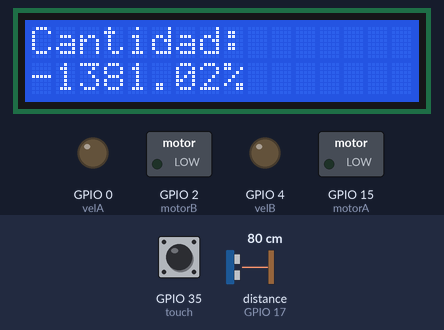
Bench run of a program on a simulated ESP32. On the bench: 16×2 character LCD, switched loads named in the program (green lamp = pin HIGH), output pins drawn as LEDs (lit = HIGH). Wiring (inferred from the names in the program): ultrasonic range finder: trigger GPIO 16; echo GPIO 17. The test bench sets the inputs (shaded band); at power-on: distance to the obstacle (sensor on GPIO 17) 80 cm, GPIO 35 (touch) LOW. The echo pulse lasts 58.3 µs per cm; pins used as bus, display or sensor lines are not drawn; what the program prints to the serial monitor is not drawn.

Above: at 3.7 s.
4.8 s: distance to the obstacle (sensor on GPIO 17) set to 11 cm
6.5 s: distance to the obstacle (sensor on GPIO 17) set to 8 cm
At 7.8 s:
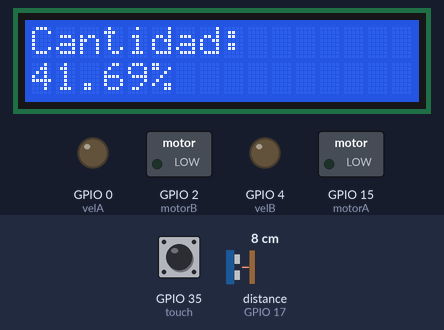
9.5 s: distance to the obstacle (sensor on GPIO 17) set to 2 cm
At 10.9 s:
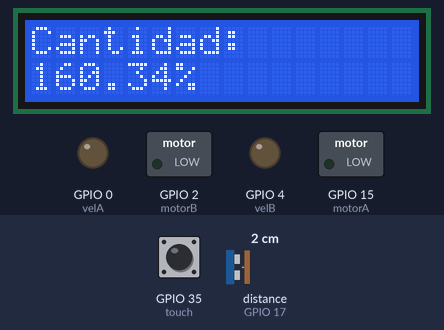
12.5 s: GPIO 35 (touch) pulled HIGH for 1 s
At 13.7 s:
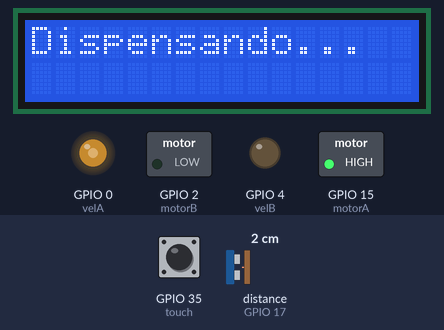
16.5 s: distance to the obstacle (sensor on GPIO 17) set to 18 cm
At 22.4 s:
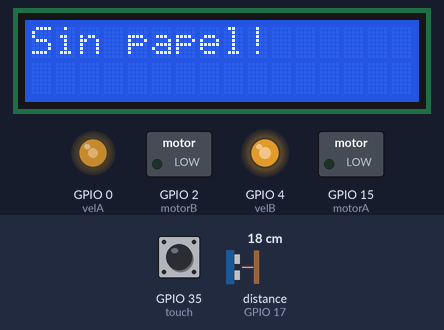
Timing chart, 0 to 23.5 s (numbered marks = the images above; inputs shaded):
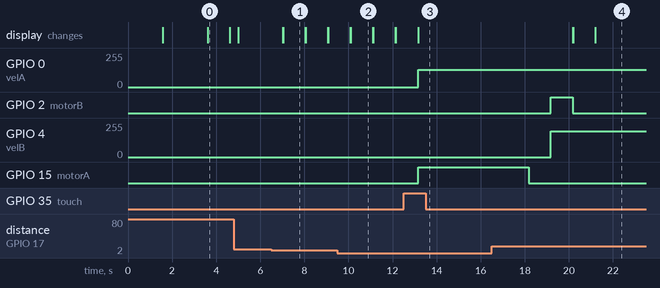

The program:

main.cpp
```cpp
#include <Arduino.h>
#include <Wire.h>
#include <LiquidCrystal_I2C.h>
#include <CTBot.h>
#include <token.h>

#define touch GPIO_NUM_35
#define motorA GPIO_NUM_15
#define motorB GPIO_NUM_2
#define velA GPIO_NUM_0
#define velB GPIO_NUM_4
#define trigger GPIO_NUM_16
#define echo GPIO_NUM_17

#define COLUMS 16
#define ROWS   2

#define PAGE   ((COLUMS) * (ROWS))

LiquidCrystal_I2C lcd(PCF8574_ADDR_A21_A11_A01, 4, 5, 6, 16, 11, 12, 13, 14, POSITIVE);

int velocidad;
float longitud = 10;
float papel;
float tiempo = 0;
float t;
float d;

CTBot miBot;

void setup() {
  pinMode(touch,INPUT);
  pinMode(motorA, OUTPUT);
  pinMode(motorB, OUTPUT);
  pinMode(velA, OUTPUT);
  pinMode(velB, OUTPUT);
  pinMode(trigger, OUTPUT);
  pinMode(echo, INPUT);
  digitalWrite(trigger, LOW);
  Serial.begin(9600);

  miBot.wifiConnect(ssid,password);
  miBot.setTelegramToken(token);

  if (miBot.testConnection()) {
    Serial.println("\n Conectado");
  }
  else {
    Serial.println("\n Problemas Auxilio");
  }

  lcd.begin(COLUMS, ROWS);

  lcd.print(F("Dispensadora"));
  lcd.setCursor(0,1);
  lcd.print("de papel");
  delay(2000);

  lcd.clear();
}

void activar_motor(int motor, int ena, int vel, int time){
  analogWrite(ena,vel);
  digitalWrite(motor, HIGH);
  delay(time*1000);
  digitalWrite(motor,LOW);
}

void loop() {
  TBMessage msg;

  digitalWrite(trigger, HIGH);
  delayMicroseconds(10);
  digitalWrite(trigger, LOW);

  t = pulseIn(echo, HIGH);
  d = t/59;

  papel = (1 - ((5 - (longitud - d))/5)) * 100;

  lcd.setCursor(0,0);	//columna - fila
  lcd.print("Cantidad: ");
  lcd.setCursor(0,1);
  lcd.print((String)papel+'%');
  delay(1000);
  lcd.clear();


  while (papel<=10){

    digitalWrite(trigger, HIGH);
    delayMicroseconds(10);
    digitalWrite(trigger, LOW);

    t = pulseIn(echo, HIGH);
    d = t/59;

    papel = (1 - ((5 - (longitud - d))/5)) * 100;

    if (millis() - tiempo > 5000){
      miBot.sendMessage(IDchat, "Papel por debajo del 20%, favor recargar");
      lcd.setCursor(0,0);
      lcd.print("Sin papel!");
      delay(2000);
      tiempo = millis();
    }
  }

  lcd.clear();

  if (digitalRead(touch)==1 && papel>10){
    lcd.setCursor(0,0);	//columna - fila
    lcd.print("Dispensando... ");
    activar_motor(motorA, velA, 128, 5);
    delay(1000);
    activar_motor(motorB, velB, 192, 1);
    lcd.clear();
  };
}
```

token.h
```cpp
const char* ssid = "CELERITY_CRUZ";
const char* password = "Jack102020.";
const String token = "5814256341:AAEC9iwd7TFcFpq7IxrHEtP0_R_768VIO6M";
const int IDchat = 1693746338;
```

Measured:
- after the input at 6.5 s, the display: first changes after 0.52 s (image 1 shows a later state)
- after the input at 9.5 s, the display: first differs from a run without the input after 0.60 s (image 2)
- after the input at 12.5 s, GPIO 0 (velA): 0/255 → 128/255 after 0.67 s; GPIO 15 (motorA): LOW → HIGH after 0.67 s; the display: changes after 0.67 s (image 3)
- what the display in image 0 shows lasts 1.0 s, from 3.6 s to 4.6 s
